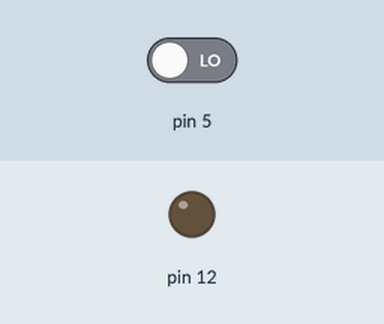
A sketch run on a simulated Arduino Uno, built with avr-gcc and run on an emulated ATmega328P. On the bench: output pins drawn as LEDs (lit = HIGH). The inputs (shaded band) are chosen by the test bench; at power-on: pin 5 LOW.

Above: at 1.8 s.
1.9 s: pin 5 driven HIGH
At 2.3 s:
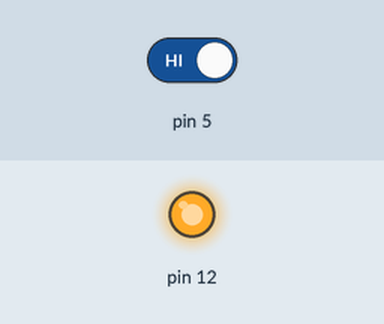
3.5 s: pin 5 driven LOW
At 5.0 s:
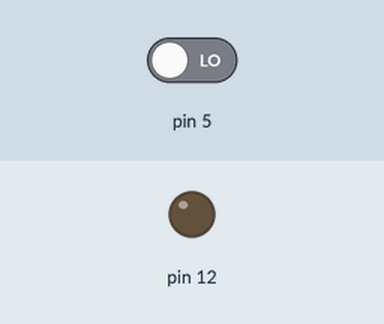
Timing chart, 0 to 6.5 s (numbered marks = the images above; inputs shaded):
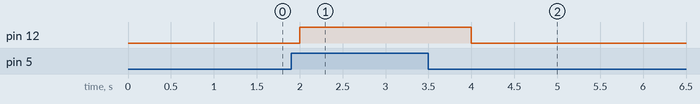

Measured:
- after the input at 1.9 s, pin 12: LOW → HIGH after 0.10 s
- after the input at 3.5 s, pin 12: HIGH → LOW after 0.50 s

The sketch:

motion_burglar.ino
```cpp
void setup() {
  // put your setup code here, to run once:
  pinMode(5,INPUT);
  pinMode(12,OUTPUT);

}

void loop() {
  // put your main code here, to run repeatedly:
  if(digitalRead(5)==HIGH){
   // tone(12,400);
   // delay(300);
  //  noTone(12);
  //  delay(300);
  // tone(12, 400);
  // delay(300);
  digitalWrite(12,HIGH);
  delay(1000);
  }else{
   // noTone(12);
   digitalWrite(12,LOW);
   delay(500);
  }

}
```
